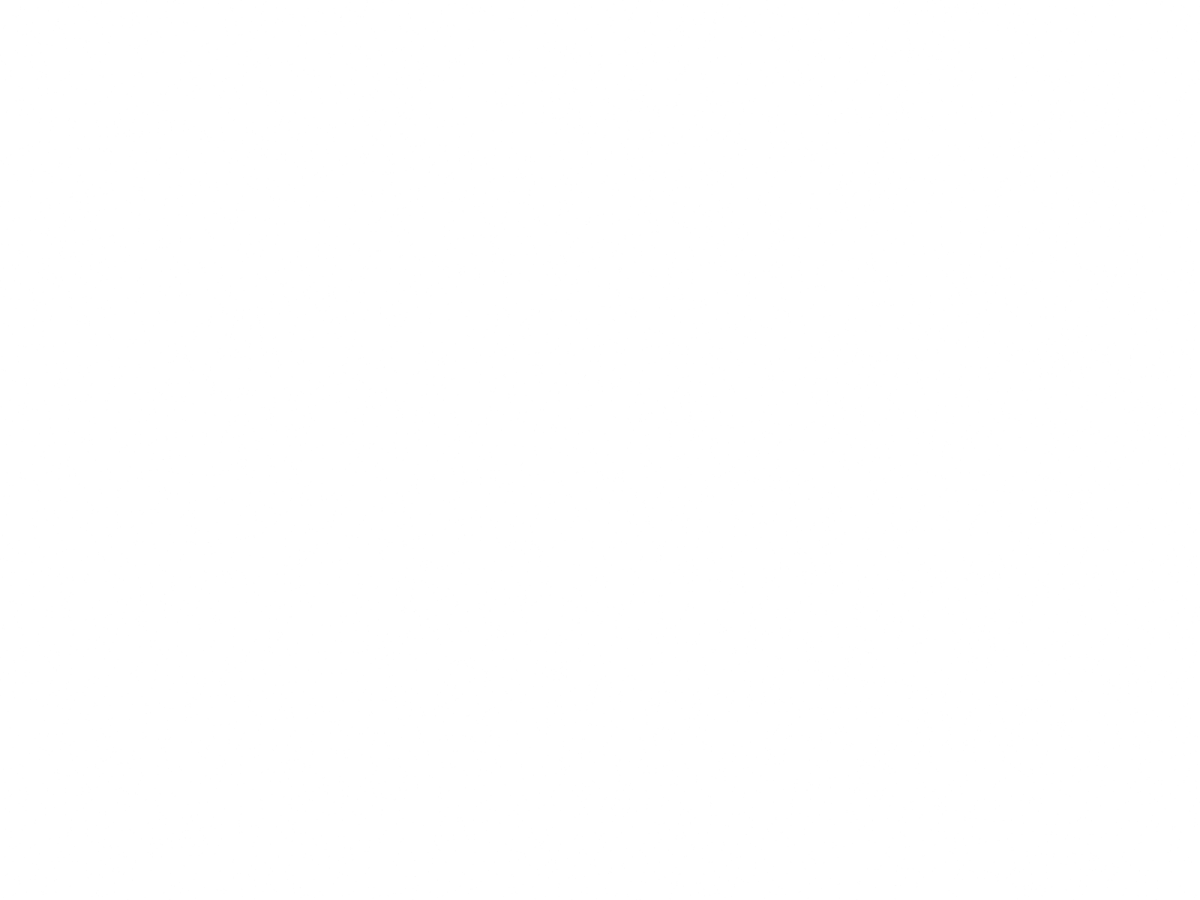
Frame 1 (no input)
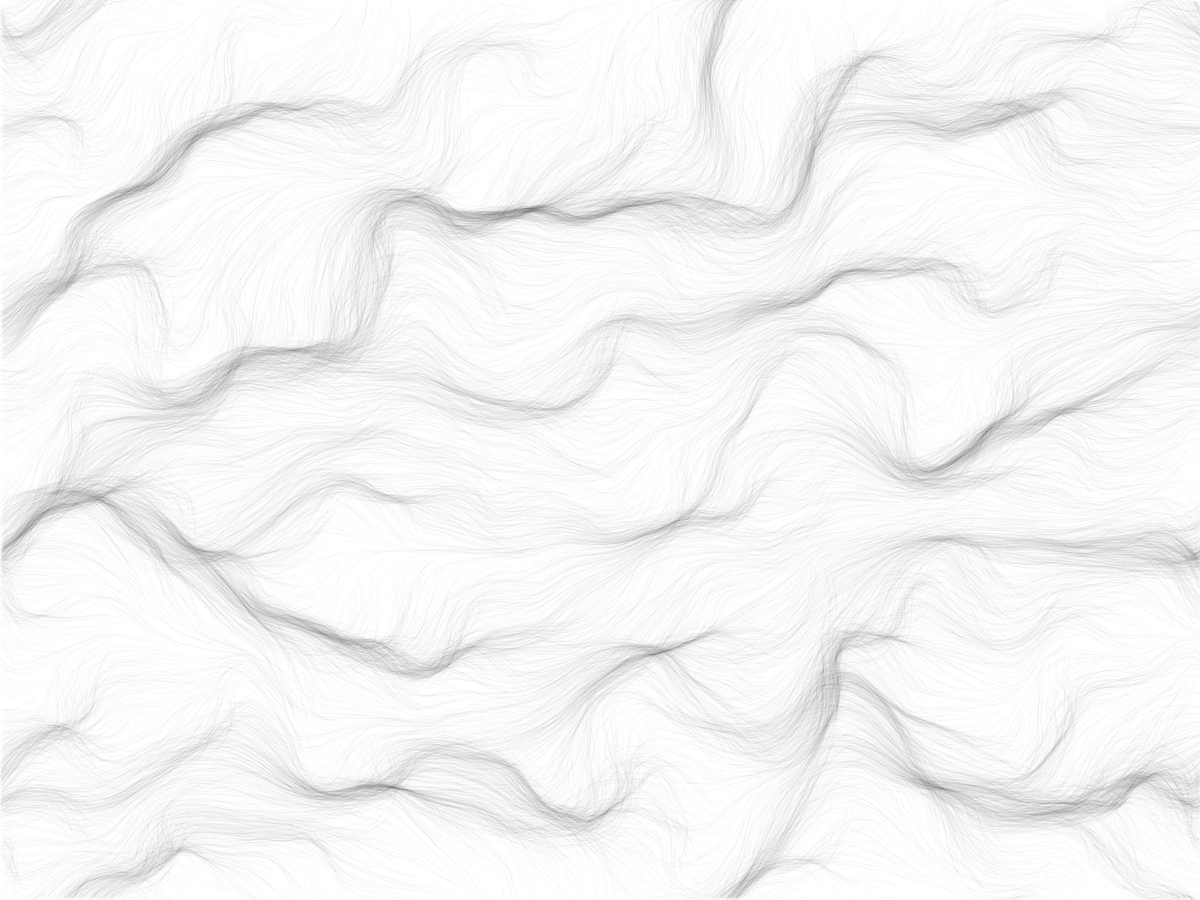
Frame 60 (the mouse pressed at the canvas centre just before this capture)
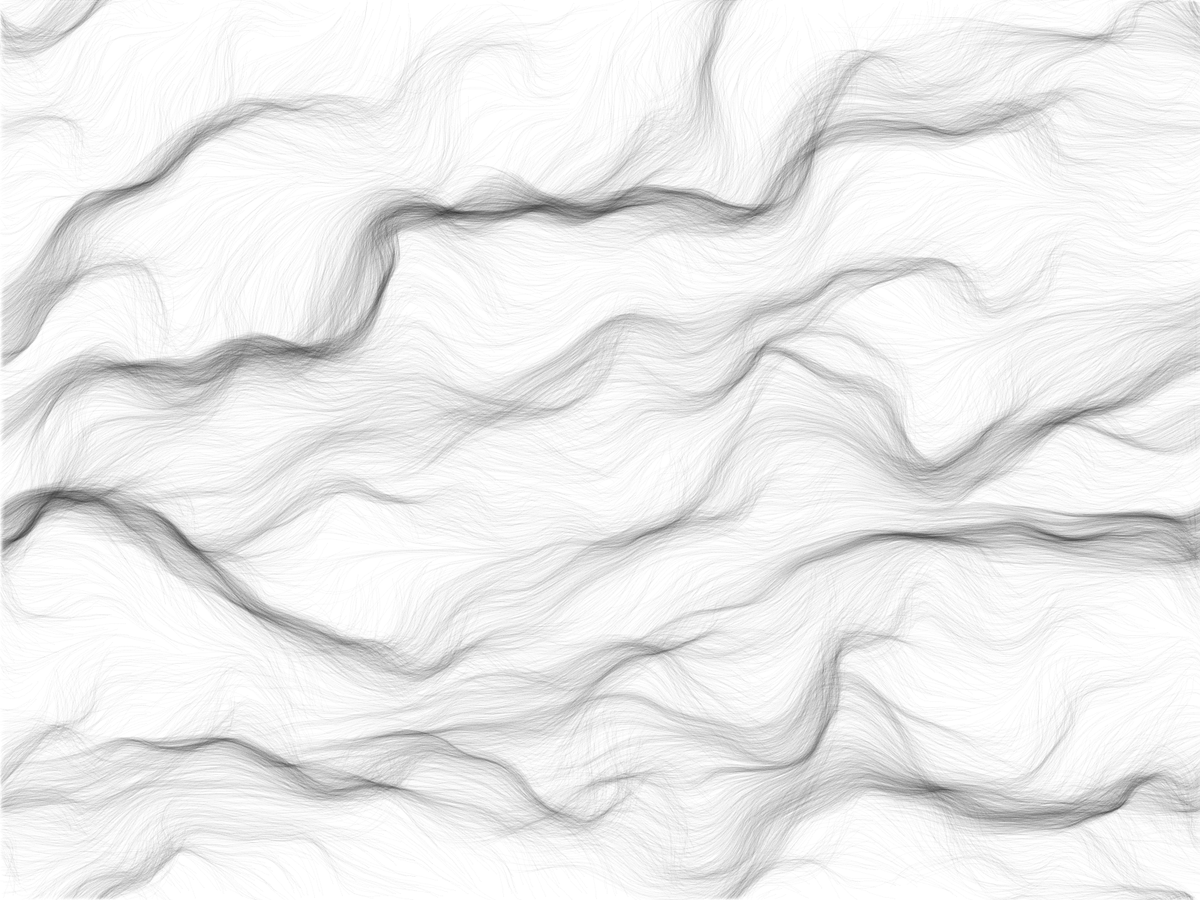
Frame 120 (the mouse held since frame 60 and released just before this capture)

The Processing sketch that drew these frames (run headless with seeded random() and noise(); from frame 60 on, the mouse is pressed at the canvas centre):

// Processing sketch: Flow_Field
// ── Flow_Field.pde
// Daniel Shiffman
// http://youtube.com/thecodingtrain
// http://codingtra.in
//
// Coding Challenge #24: Perlin Noise Flow  Field
// https://youtu.be/BjoM9oKOAKY

public class FlowField {
  PVector[] vectors;
  int cols, rows;
  float inc = 0.1;
  float zoff = 0;
  int scl;
  
  FlowField(int res) {
    scl = res;
    cols = floor(width / res) + 1;
    rows = floor(height / res) + 1;
    vectors = new PVector[cols * rows];
  }
  void update() {
    float yoff = 0;
    for (int y = 0; y < rows; y++) { 
      float xoff = 0;
      for (int x = 0; x < cols; x++) {
        float angle = noise(xoff, yoff, zoff) * TWO_PI;
        
        PVector v = PVector.fromAngle(angle);
        v.setMag(1);
        int index = x + y * cols;
        vectors[index] = v;
       
        xoff += inc;
      }
      yoff += inc;
    }
    zoff += 0.004;
  }
  void display() {
    for (int y = 0; y < rows; y++) { 
      for (int x = 0; x < cols; x++) {
        int index = x + y * cols;
        PVector v = vectors[index];
        
        stroke(0, 0, 0, 40);
        strokeWeight(0.1);
        pushMatrix();
        translate(x * scl, y * scl);
        rotate(v.heading());
        line(0, 0, scl, 0);
        popMatrix();
      }
    }
  }
}

// ── Particle.pde
// Daniel Shiffman
// http://youtube.com/thecodingtrain
// http://codingtra.in
//
// Coding Challenge #24: Perlin Noise Flow  Field
// https://youtu.be/BjoM9oKOAKY

int red, green, blue;

public class Particle {
  PVector pos;
  PVector vel;
  PVector acc;
  PVector previousPos;
  float maxSpeed;
   
  Particle(PVector start, float maxspeed) {
    maxSpeed = maxspeed;
    pos = start;
    vel = new PVector(0, 0);
    acc = new PVector(0, 0);
    previousPos = pos.copy();
  }
  void run() {
    update();
    edges();
    show();
  }
  void update() {
    pos.add(vel);
    vel.limit(maxSpeed);
    vel.add(acc);
    acc.mult(0);
  }
  void applyForce(PVector force) {
    acc.add(force); 
  }
  void show() {
    if(keyPressed) {
      switch(key) {
        case 'r':
          red = 255;
          green = 0;
          blue = 0;
          break;
        case 'b':
          blue = 255;
          red = 0;
          green = 0;
          break;
        case 'y':
          green = 255;
          red = 255;
          blue = 0;
          break;
        case 'p':
          red = 237;
          green = 130;
          blue = 14;
          break;
        case 'o':
          red = 204;
          green = 204;
          blue = 255;
          break;
        case 'i':
          red = 201;
          green = 220;
          blue = 149;
          break;
      }
    } else {
      red = 0;
      green = 0;
      blue = 0;
    }
    
    stroke(red, green, blue, 5);
    strokeWeight(1);
    line(pos.x, pos.y, previousPos.x, previousPos.y);
    //point(pos.x, pos.y);
    updatePreviousPos();
  }
  void edges() {
    if (pos.x > width) {
      pos.x = 0;
      updatePreviousPos();
    }
    if (pos.x < 0) {
      pos.x = width;    
      updatePreviousPos();
    }
    if (pos.y > height) {
      pos.y = 0;
      updatePreviousPos();
    }
    if (pos.y < 0) {
      pos.y = height;
      updatePreviousPos();
    }
  }
  void updatePreviousPos() {
    this.previousPos.x = pos.x;
    this.previousPos.y = pos.y;
  }
  void follow(FlowField flowfield) {
    int x = floor(pos.x / flowfield.scl);
    int y = floor(pos.y / flowfield.scl);
    int index = x + y * flowfield.cols;
    
    PVector force = flowfield.vectors[index];
    applyForce(force);
  }
}

// ── PerlinNoise.pde
// Daniel Shiffman
// http://youtube.com/thecodingtrain
// http://codingtra.in
//
// Coding Challenge #24: Perlin Noise Flow  Field
// https://youtu.be/BjoM9oKOAKY

FlowField flowfield;
ArrayList<Particle> particles;

boolean debug = false;

void setup() {
  //size(1200, 800);
  fullScreen();
  
  flowfield = new FlowField(10);
  flowfield.update();

  particles = new ArrayList<Particle>();
  for (int i = 0; i < 10000; i++) {
    PVector start = new PVector(random(width), random(height));
    particles.add(new Particle(start, random(2, 8)));
  }
  background(255);
}

void draw() {
  flowfield.update();
  
  if (debug) flowfield.display();
  
  for (Particle p : particles) {
    p.follow(flowfield);
    p.run();
  }
}
